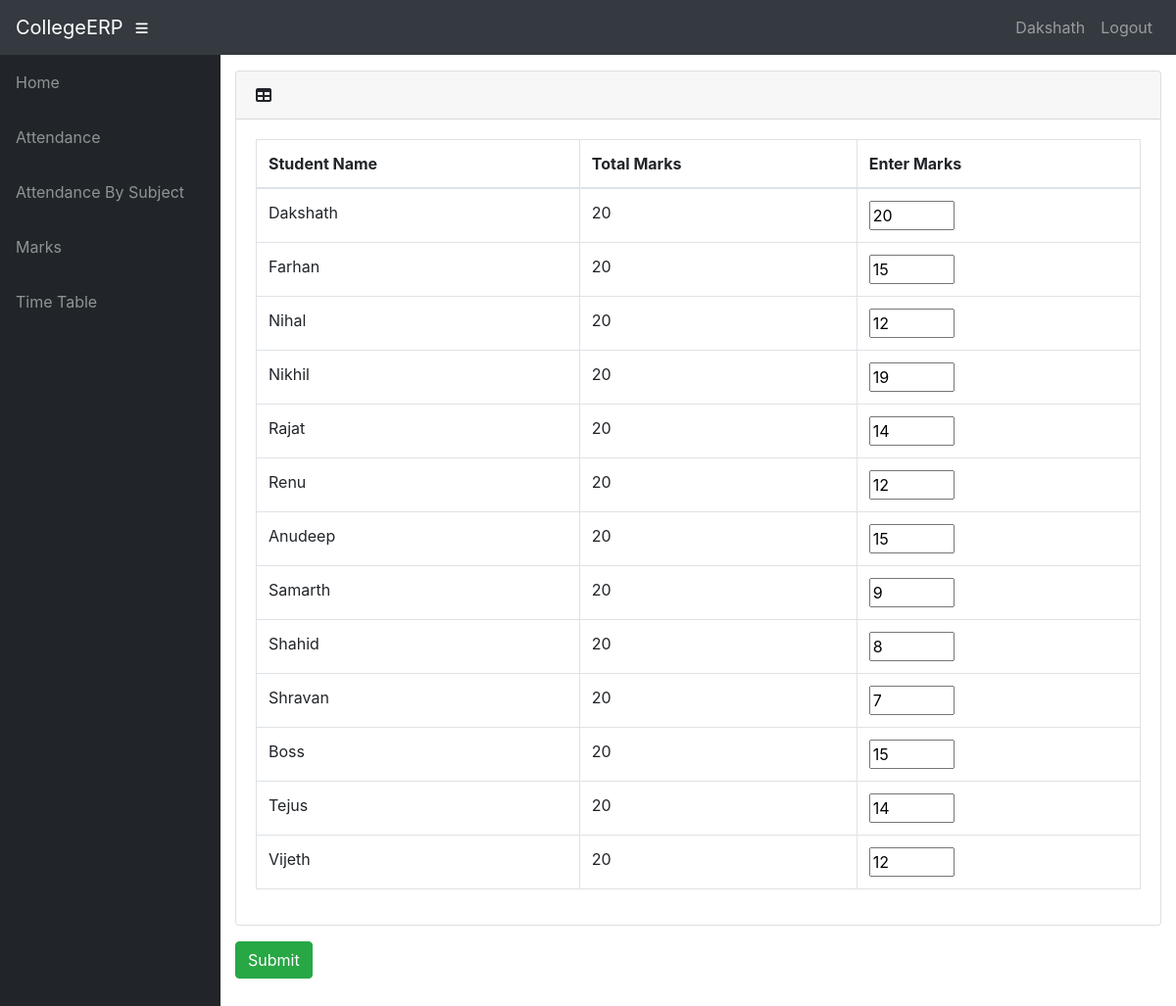
The app's page /info/teacher/31/Edit_marks/ (signed in) with its own data.
### info/models.py (models this page shows, shortened)
class User(AbstractUser):
    @property
    def is_student(self):
        if hasattr(self, 'student'):
            return True
        return False

class Student(models.Model):
    user = models.OneToOneField(User, on_delete=models.CASCADE, null=True)
    class_id = models.ForeignKey(Class, on_delete=models.CASCADE, default=1)
    USN = models.CharField(primary_key='True', max_length=100)
    name = models.CharField(max_length=200)
    sex = models.CharField(max_length=50, choices=sex_choice, default='Male')
    DOB = models.DateField(default='1998-01-01')

class Marks(models.Model):
    studentcourse = models.ForeignKey(StudentCourse, on_delete=models.CASCADE)
    name = models.CharField(max_length=50, choices=test_name, default='Internal test 1')
    marks1 = models.IntegerField(default=0, validators=[MinValueValidator(0), MaxValueValidator(100)])
    class Meta:
        unique_together = (('studentcourse', 'name'),)
    @property
    def total_marks(self):
        if self.name == 'Semester End Exam':
            return 100
        return 20

class StudentCourse(models.Model):
    student = models.ForeignKey(Student, on_delete=models.CASCADE)
    course = models.ForeignKey(Course, on_delete=models.CASCADE)
    class Meta:
        unique_together = (('student', 'course'),)
        verbose_name_plural = 'Marks'

### info/views.py (the view)
@login_required()
def edit_marks(request, marks_c_id):
    mc = get_object_or_404(MarksClass, id=marks_c_id)
    cr = mc.assign.course
    stud_list = mc.assign.class_id.student_set.all()
    m_list = []
    for stud in stud_list:
        sc = StudentCourse.objects.get(course=cr, student=stud)
        m = sc.marks_set.get(name=mc.name)
        m_list.append(m)
    context = {
        'mc': mc,
        'm_list': m_list,
    }
    return render(request, 'info/edit_marks.html', context)

### info/templates/info/edit_marks.html (shortened to what this page needs)
{% extends 'info/base.html' %}
{% block content %}
<form action="{% url 'marks_confirm' mc.id %}" method="post">
    <div class="card mb-3">
        <div class="card-header">
          <i class="fas fa-table"></i>
         <b></b></div>
        <div class="card-body">
          <div class="table-responsive">
            <table class="table table-bordered" id="dataTable" width="100%" cellspacing="0">
              <thead>
                <tr>
                    <th>Student Name</th>
                    <th>Total Marks</th>
                    <th>Enter Marks</th>
                </tr>
              </thead>
                <tbody>
                    {% for m in m_list %}
                    <tr>
                    <td>{{m.studentcourse.student.name}}</td>
                    <td>{{ m.total_marks }}</td>
                    <td>
                        <input type="number" name="{{ m.studentcourse.student.USN }}" min="0" max="{{ m.total_marks }}" value="{{ m.marks1 }}">
                    </td>
                    </tr>
                {% endfor %}
                </tbody>
            </table>
          </div>
        </div>
      </div>
    <input class="btn btn-success" type="submit" value="Submit">
</form>
{% endblock %}

### info/templates/info/base.html (shortened to what this page needs)
<!DOCTYPE html>
<html lang="en">
  <head>
      {% load static %}
    <link href="{% static '/info/bootstrap/vendor/bootstrap/css/bootstrap.min.css' %}" rel="stylesheet">
    <link href="{% static '/info/bootstrap/vendor/fontawesome-free/css/all.min.css' %}" rel="stylesheet" type="text/css">
    <link href="{% static '/info/bootstrap/vendor/datatables/dataTables.bootstrap4.css' %}" rel="stylesheet">
    <link href="{% static '/info/bootstrap/css/sb-admin.css' %}" rel="stylesheet">
  </head>
  <body id="page-top">
    <nav class="navbar navbar-expand navbar-dark bg-dark static-top">
      <a class="navbar-brand mr-1" href="{% url 'index' %}">CollegeERP</a>
      <button class="btn btn-link btn-sm text-white order-1 order-sm-0" id="sidebarToggle" href="#">
        <i class="fas fa-bars"></i>
      </button>
        <div class="collapse navbar-collapse" id="navbarResponsive">
          <ul class="navbar-nav ml-auto">
            <li class="nav-item">
                {% if request.user.is_student %}
                    <a class="nav-link text-capitalize">{{ request.user.student.name }}</a>
                {% elif request.user.is_teacher %}
                    <a class="nav-link text-capitalize">{{ request.user.teacher.name }}</a>
                {% endif %}
            </li>
            <li class="nav-item">
                <a class="nav-link" href="#" data-toggle="modal" data-target="#logoutModal">Logout</a>
            </li>
          </ul>
        </div>
    </nav>
    <div id="wrapper">
      <ul class="sidebar navbar-nav">
            <li class="nav-item">
              <a class="nav-link" href="{% url 'index' %}">
                <span>Home</span>
              </a>
            </li>
        {% if request.user.is_student %}
            <li class="nav-item">
              <a class="nav-link" href="{% url 'attendance' request.user.student.USN %}">
                <span>Attendance</span>
              </a>
            </li>
            <li class="nav-item">
              <a class="nav-link" href="{% url 'attendance' request.user.student.USN %}">
                <span>Attendance By Subject</span>
              </a>
            </li>
            <li class="nav-item">
              <a class="nav-link" href="{% url 'marks_list' request.user.student.USN %}">
                <span>Marks</span>
              </a>
            </li>
              <li class="nav-item">
              <a class="nav-link" href="{% url 'timetable' request.user.student.class_id_id %}">
                <span>Time Table</span>
              </a>
            </li>
        {% endif %}
      </ul>
      <div id="content-wrapper">
        <div class="container-fluid">
            {% block content %}
            {% endblock %}
        </div>
      </div>
    </div>
  </body>
</html>

### records on screen
User: user.student.name "Dakshath"
Marks: studentcourse.student.name "Dakshath", total_marks "20", CS01 "20"
Marks: studentcourse.student.name "Farhan", total_marks "20", marks1 "15"
Marks: studentcourse.student.name "Nihal", total_marks "20", marks1 "12"
Marks: studentcourse.student.name "Nikhil", total_marks "20", marks1 "19"
Marks: studentcourse.student.name "Rajat", total_marks "20", marks1 "14"
Marks: studentcourse.student.name "Renu", total_marks "20", marks1 "12"
Marks: studentcourse.student.name "Anudeep", total_marks "20", marks1 "15"
Marks: studentcourse.student.name "Samarth", total_marks "20", marks1 "9"
Marks: studentcourse.student.name "Shahid", total_marks "20", marks1 "8"
Marks: studentcourse.student.name "Shravan", total_marks "20", marks1 "7"
Marks: studentcourse.student.name "Boss", total_marks "20", marks1 "15"
Marks: studentcourse.student.name "Tejus", total_marks "20", marks1 "14"
Marks: studentcourse.student.name "Vijeth", total_marks "20", marks1 "12"
